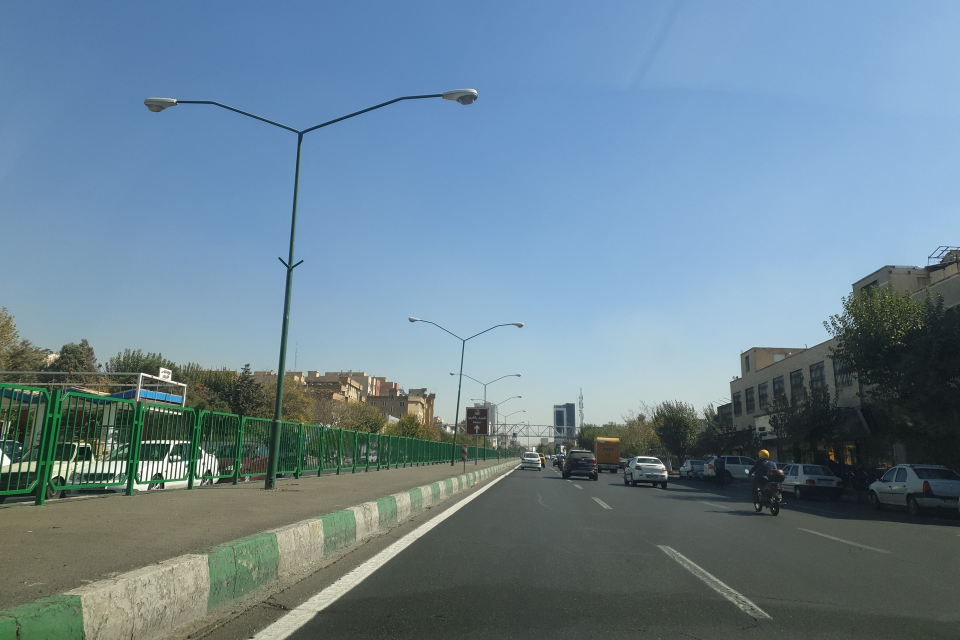
#> input picture img1.jpg, 1920 x 1280 px (shown at 1/2 size)
$ jupyter execute lane_detection_on_roads.ipynb
#> lines starting #> are read from the running program, lines starting #| are printed output that depends on the picture; after the words box and inside, x2 and y2 are one past the last pixel; in counts of white or black regions, pixels touching at a corner belong together
## Part 1

[cell 1]
import cv2
import numpy as np
import matplotlib.pyplot as plt

1. Load and resize an image using OpenCV's `imread()` and `resize()` functions.
2. Blur the resized image using OpenCV's `GaussianBlur()` function.
3. Detect edges in the blurred image using OpenCV's `Canny()` function.
4. Define a polygonal mask to apply to the edges using NumPy's `array()` function to define the vertices of the polygon and OpenCV's `fillPoly()` function to create a binary mask.
5. Apply the mask to the edges using OpenCV's `bitwise_and()` function.
6. Create an overlay of the resized image to act as a background for the final output.
7. Draw the polygonal mask onto the overlay using OpenCV's `polylines()` function.
8. Display the original resized image, the original image with the mask applied, and the edges both with and without the mask using Matplotlib's `imshow()` function and `subplots()` function to create a grid of images.

[cell 2]
img = cv2.imread("img1.jpg")
#> img is the input picture: shape (1280, 1920, 3); mean B, G, R 147.3, 131.8, 107.3

height, width, _ = img.shape
aspect_ratio = height / width
height = int(width * aspect_ratio)
img_resized = cv2.resize(img, (width, height))
img_resized = cv2.cvtColor(img_resized, cv2.COLOR_BGR2RGB)

img_blur = cv2.GaussianBlur(img_resized, (7, 7), 0)
edges = cv2.Canny(img_blur, 120, 210)
#> edges: shape (1280, 1920); 0.87% white in thin lines or dots, all inside (x1, y1, x2, y2) = (0, 176, 1920, 1280)
vertices = np.array([[(0, height), (width/2, height/2 + height/8), (width, height)]], dtype=np.int32)
mask = np.zeros_like(edges)

cv2.fillPoly(mask, vertices, 255)
#> mask: shape (1280, 1920); 18.7% white; 1 white region, box (x1, y1, x2, y2) and area: (2, 800, 1919, 1280) 460799
masked_edges = cv2.bitwise_and(edges, mask)
#> masked_edges: shape (1280, 1920); 0.15% white in thin lines or dots, all inside (x1, y1, x2, y2) = (162, 804, 1542, 1280)
overlay = img_resized.copy()
cv2.polylines(overlay, vertices, True, (255, 0, 255), thickness=20)
#> overlay: shape (1280, 1920, 3); mean R, G, B 111.3, 129.2, 151.6

fig, axs = plt.subplots(2, 2, figsize=(12, 12))
axs[0, 0].imshow(img_resized)
axs[0, 0].set_title('Resized Image')
axs[0, 0].axis('off')

axs[0, 1].imshow(overlay)
axs[0, 1].set_title('Original Image (with mask)')
axs[0, 1].axis('off')

axs[1, 0].imshow(edges, cmap='gray')
axs[1, 0].set_title('Edges (without roads masked)')
axs[1, 0].axis('off')

axs[1, 1].imshow(masked_edges, cmap='gray')
axs[1, 1].set_title('Edges (with roads masked)')
axs[1, 1].axis('off')

plt.tight_layout()
plt.show()

## Part 2

1. Apply the Canny edge detection algorithm to the blurred image with the previously defined mask applied.
2. Detect lines in the resulting edge image using the Hough transform with OpenCV's `HoughLinesP()` function. The function parameters control the sensitivity of the algorithm and the minimum length and maximum gap between line segments to be considered part of the same line.
3. Create a new image of the same size as the original image with all pixels set to zero using NumPy's `zeros_like()` function.
4. Draw the detected lines onto the new image using OpenCV's `line()` function.
5. Combine the original resized image with the line image using OpenCV's `addWeighted()` function, which applies a weighted sum of the two images. This creates a final image with the lines overlaid on the original image with some transparency.
6. Display the final image using Matplotlib's `imshow()` function.

[cell 3]
# lines = cv2.HoughLinesP(masked_edges, rho=1, theta=np.pi/180, threshold=40, minLineLength=50, maxLineGap=10)
# lines = cv2.HoughLinesP(masked_edges, rho=1, theta=np.pi/180, threshold=75, minLineLength=90, maxLineGap=40)
lines = cv2.HoughLinesP(masked_edges, rho=1, theta=np.pi/180, threshold=75, minLineLength=150, maxLineGap=45)
#> lines = [[568, 1279, 881, 1043], [566, 1278, 836, 1075], [765, 1100, 1076, 906], [1339, 1093, 1505, 1205], [497, 1277, 762, 1104], [786, 1086, 1075, 905], [830, 1080, 1079, 905], [1338, 1093, 1513, 1211], [911, 1022, 1078, 905], [501, 1277, 722, 1128], [502, 1277, 755, 1107]]
line_img = np.zeros_like(img_resized)
for line in lines:
    x1, y1, x2, y2 = line[0]
    cv2.line(line_img, (x1, y1), (x2, y2), (255, 0, 0), 2)
#> this loop made 11 passes

final_img = cv2.addWeighted(img_resized, 0.8, line_img, 1, 0)

fig, ax = plt.subplots(figsize=(12, 8))
ax.imshow(final_img, cmap='gray')
plt.show()

## Part 3

1. Separate the Hough lines into left and right groups based on their slope. Lines with negative slopes are assigned to the left group, and lines with positive slopes are assigned to the right group.
2. Calculate the weighted average slope and intercept for each lane by taking into account the length of each line.
3. Define the y coordinates for the bottom and top of the lane lines based on the height of the image.
4. Calculate the x coordinates for the bottom and top of each lane line using the weighted average slope and intercept, as well as the y coordinates defined in step 3.
5. Draw the left and right lane lines on a new image using OpenCV's `line()` function. If no lines are present for a given lane, no line will be drawn.
6. Combine the original resized image with the lane line image using OpenCV's `addWeighted()` function, which applies a weighted sum of the two images. This creates a final image with the lane lines overlaid on the original image with some transparency.
7. Display the final image using Matplotlib's `imshow()` function.

[cell 4]
# separate the hough lines into left and right groups based on their slope
left_lines = []
right_lines = []
for line in lines:
    x1, y1, x2, y2 = line[0]
    slope = (y2 - y1) / (x2 - x1)
    if slope < 0:
        left_lines.append((x1, y1, x2, y2))
    else:
        right_lines.append((x1, y1, x2, y2))
#> this loop made 11 passes
#> (x1, y1, x2, y2, slope) on passes 1 to 8: (568, 1279, 881, 1043, -0.754), (566, 1278, 836, 1075, -0.752), (765, 1100, 1076, 906, -0.624), (1339, 1093, 1505, 1205, 0.675), (497, 1277, 762, 1104, -0.653), (786, 1086, 1075, 905, -0.626), (830, 1080, 1079, 905, -0.703), (1338, 1093, 1513, 1211, 0.674)
#> after the loop, left_lines = [(568, 1279, 881, 1043), (566, 1278, 836, 1075), (765, 1100, 1076, 906), (497, 1277, 762, 1104), (786, 1086, 1075, 905), (830, 1080, 1079, 905), (911, 1022, 1078, 905), (501, 1277, 722, 1128), (502, 1277, 755, 1107)]; right_lines = [(1339, 1093, 1505, 1205), (1338, 1093, 1513, 1211)]

# calculate the weighted average slope and intercept for each lane
left_slope, left_intercept, left_weight = 0, 0, 0
for line in left_lines:
    x1, y1, x2, y2 = line
    length = np.sqrt((x2 - x1)**2 + (y2 - y1)**2)
    left_slope += slope * length
    left_intercept += (y1 - slope * x1) * length
    left_weight += length
#> this loop made 9 passes
#> (x1, y1, x2, y2, length, left_slope, left_intercept, left_weight) on passes 1 to 8: (568, 1279, 881, 1043, 392, -263.4, 650980.9, 392), (566, 1278, 836, 1075, 337.8, -490.4, 1211160.5, 729.8), (765, 1100, 1076, 906, 366.5, -736.7, 1802779.6, 1096.3), (497, 1277, 762, 1104, 316.5, -949.3, 2312599.6, 1412.8), (786, 1086, 1075, 905, 341, -1178.5, 2863024.5, 1753.8), (830, 1080, 1079, 905, 304.3, -1383, 3361452.9, 2058.2), (911, 1022, 1078, 905, 203.9, -1520, 3694664.1, 2262.1), (501, 1277, 722, 1128, 266.5, -1699.1, 4124759, 2528.6)
#> after the loop, left_intercept = 4616817.2; left_slope = -1903.9; left_weight = 2833.4
if left_weight > 0:
    left_slope /= left_weight
#> left_slope = -0.672
    left_intercept /= left_weight
#> left_intercept = 1629.4

right_slope, right_intercept, right_weight = 0, 0, 0
for line in right_lines:
    x1, y1, x2, y2 = line
    length = np.sqrt((x2 - x1)**2 + (y2 - y1)**2)
    slope = (y2 - y1) / (x2 - x1)
    right_slope += slope * length
    right_intercept += (y1 - slope * x1) * length
    right_weight += length
#> this loop made 2 passes
#> (x1, y1, x2, y2, length, slope, right_slope, right_intercept) on passes 1 to 2: (1339, 1093, 1505, 1205, 200.2, 0.675, 135.1, 37963), (1338, 1093, 1513, 1211, 211.1, 0.674, 277.4, 78235.7)
#> after the loop, right_intercept = 78235.7; right_slope = 277.4; right_weight = 411.3
if right_weight > 0:
    right_slope /= right_weight
#> right_slope = 0.674
    right_intercept /= right_weight
#> right_intercept = 190.2

# define the y coordinates for the bottom and top of the lane lines
y_bottom = img_resized.shape[0]
y_top = int(y_bottom * 0.7)

# calculate the x coordinates for the bottom and top of the lane lines
if left_weight > 0:
    x_left_bottom = int((y_bottom - left_intercept) / left_slope)
#> x_left_bottom = 520
    x_left_top = int((y_top - left_intercept) / left_slope)
#> x_left_top = 1091
else:
    x_left_bottom, x_left_top = 0, 0
if right_weight > 0:
    x_right_bottom = int((y_bottom - right_intercept) / right_slope)
#> x_right_bottom = 1615
    x_right_top = int((y_top - right_intercept) / right_slope)
#> x_right_top = 1046
else:
    x_right_bottom, x_right_top = 0, 0

# draw the lane lines on the original image
line_img = np.zeros_like(img_resized)
if left_weight > 0:
    cv2.line(line_img, (x_left_bottom, y_bottom), (x_left_top, y_top), (0, 255, 0), 10)
if right_weight > 0:
    cv2.line(line_img, (x_right_bottom, y_bottom), (x_right_top, y_top), (0, 255, 0), 10)
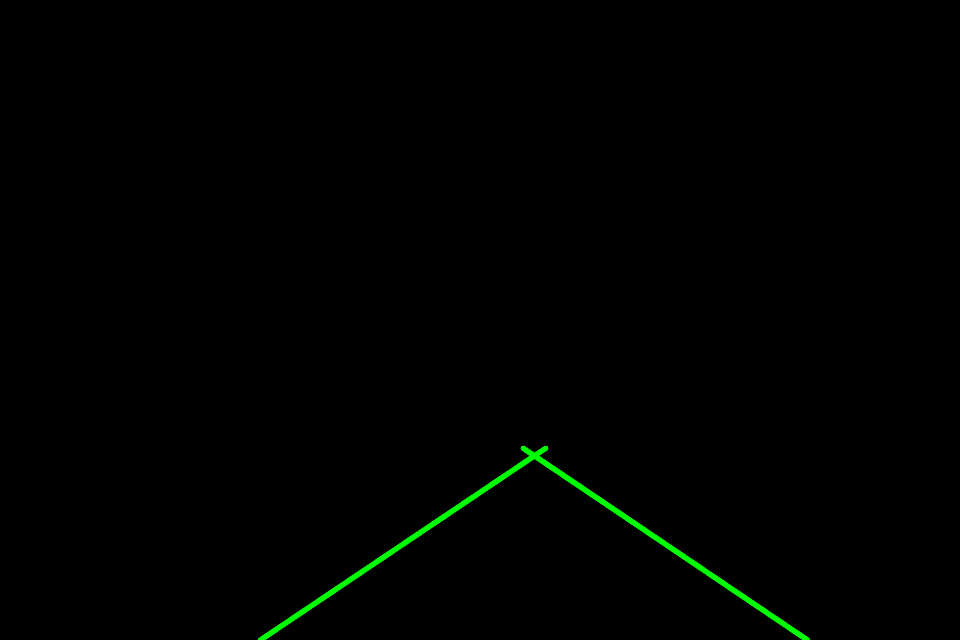
#> line_img: shape (1280, 1920, 3) (shown at 1/2 size); mean of channels 0, 1, 2 0, 1.6, 0; drawn as B, G, R
final_imgg = cv2.addWeighted(img_resized, 0.8, line_img, 1, 0)

fig, ax = plt.subplots(figsize=(12, 8))
ax.imshow(final_imgg, cmap='gray')
plt.show()

# Part 4

1. Define several functions for processing the input video frames, including edge detection using the Canny algorithm, region of interest cropping, Hough line detection, and averaging of the detected lines to produce a single left and right lane line.
2. Define a function to apply a Contrast Limited Adaptive Histogram Equalization (CLAHE) filter to the input image to enhance visibility in hazy conditions.
3. Open the input video file and extract its properties, such as width, height, frame count, and frames per second.
4. Define the output video file using the same width, height, and fps as the input video.
5. Loop through each frame in the input video and apply the processing steps defined in steps 1 and 2 to detect and draw the lane lines on the frame.
6. Write the processed frame to the output video file.
7. Exit the loop when all frames have been processed or the user presses the 'q' key.
8. Release the input and output video files and destroy any remaining windows.

[cell 5]
def canny(image):
    gray = cv2.cvtColor(image, cv2.COLOR_RGB2GRAY)
    blur = cv2.GaussianBlur(gray, (5, 5), 0)
    canny = cv2.Canny(blur, 50, 80)

    return canny

def region_of_interest(image):
    height = image.shape[0]
    width = image.shape[1]
    vertices = np.array([[(0, height), (width/2, height/2), (width, height)]], dtype=np.int32)
    mask = np.zeros_like(image)
    cv2.fillPoly(mask, vertices, 255)
    masked_image = cv2.bitwise_and(image, mask)
    return masked_image

def display_lines(image, lines):
    line_image = np.zeros_like(image)
    if lines is not None:
        for line in lines:
            if line is not None:
                x1, y1, x2, y2 = line.reshape(4)
                cv2.line(line_image, (x1, y1), (x2, y2), (255, 0, 0), 15)
    return line_image

def make_coordinates(image, line_parameters):
    slope, intercept = line_parameters
    y1 = image.shape[0]
    y2 = int(y1 * (3/5))
    x1 = int((y1 - intercept) / slope)
    x2 = int((y2 - intercept) / slope)
    return np.array([x1, y1, x2, y2])

def average_slope_intercept(image, lines):
    left_fit = []
    right_fit = []
    for line in lines:
        x1, y1, x2, y2 = line.reshape(4)
        parameters = np.polyfit((x1, x2), (y1, y2), 1)
        slope = parameters[0]
        intercept = parameters[1]
        if slope < 0:
            left_fit.append((slope, intercept))
        else:
            right_fit.append((slope, intercept))
    left_fit_average = np.average(left_fit, axis=0) if len(left_fit) > 0 else None
    right_fit_average = np.average(right_fit, axis=0) if len(right_fit) > 0 else None

    left_line = make_coordinates(image, left_fit_average) if left_fit_average is not None else None
    right_line = make_coordinates(image, right_fit_average) if right_fit_average is not None else None
    return np.array([left_line, right_line])

def apply_clahe(image):
    clahe = cv2.createCLAHE(clipLimit=2.0, tileGridSize=(8,8))
    lab = cv2.cvtColor(image, cv2.COLOR_BGR2LAB)
    lab_planes = cv2.split(lab)
    lab_planes = list(lab_planes)
    lab_planes[0] = clahe.apply(lab_planes[0])
    lab_planes = tuple(lab_planes)
    lab = cv2.merge(lab_planes)
    return cv2.cvtColor(lab, cv2.COLOR_LAB2BGR)

[cell 6]
# video_name = 'vid1.mp4'
video_name = 'vid2.mp4'

cap = cv2.VideoCapture(video_name)

fps = cap.get(cv2.CAP_PROP_FPS)
#> fps = 30
width = int(cap.get(cv2.CAP_PROP_FRAME_WIDTH))
#> width = 1280
height = int(cap.get(cv2.CAP_PROP_FRAME_HEIGHT))
#> height = 720
frame_count = int(cap.get(cv2.CAP_PROP_FRAME_COUNT))
#> frame_count = 319

# Define output video file
out = cv2.VideoWriter('output_vid_2.mp4', cv2.VideoWriter_fourcc(*'mp4v'), fps, (width, height))
print(f'{frame_count = }')
#| frame_count = 319

while(cap.isOpened()):
    # Read a frame
    ret, frame = cap.read()
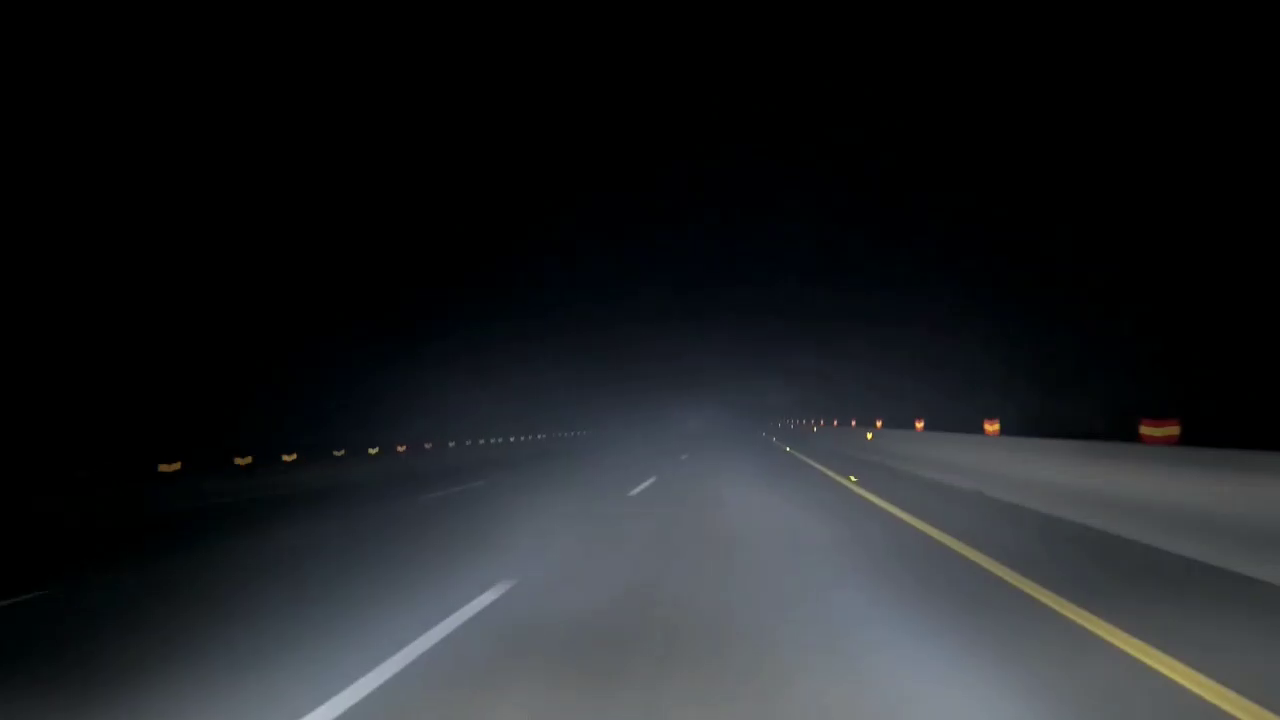
#> input picture frame 31 of vid2.mp4, 1280 x 720 px
#> frame is the input picture: shape (720, 1280, 3); mean B, G, R 34.8, 32.1, 29.7
    if not ret:
        break

    if video_name == 'vid2.mp4':
        # apply CLAHE filter for haze conditions
        frame = apply_clahe(frame)
#> in apply_clahe, `lab_planes = list(lab_planes)`: lab_planes = 3 items

    # Detect lanes
    canny_image = canny(frame)
    cropped_image = region_of_interest(canny_image)
#> in region_of_interest, `masked_image = cv2.bitwise_and(image, mask)`:
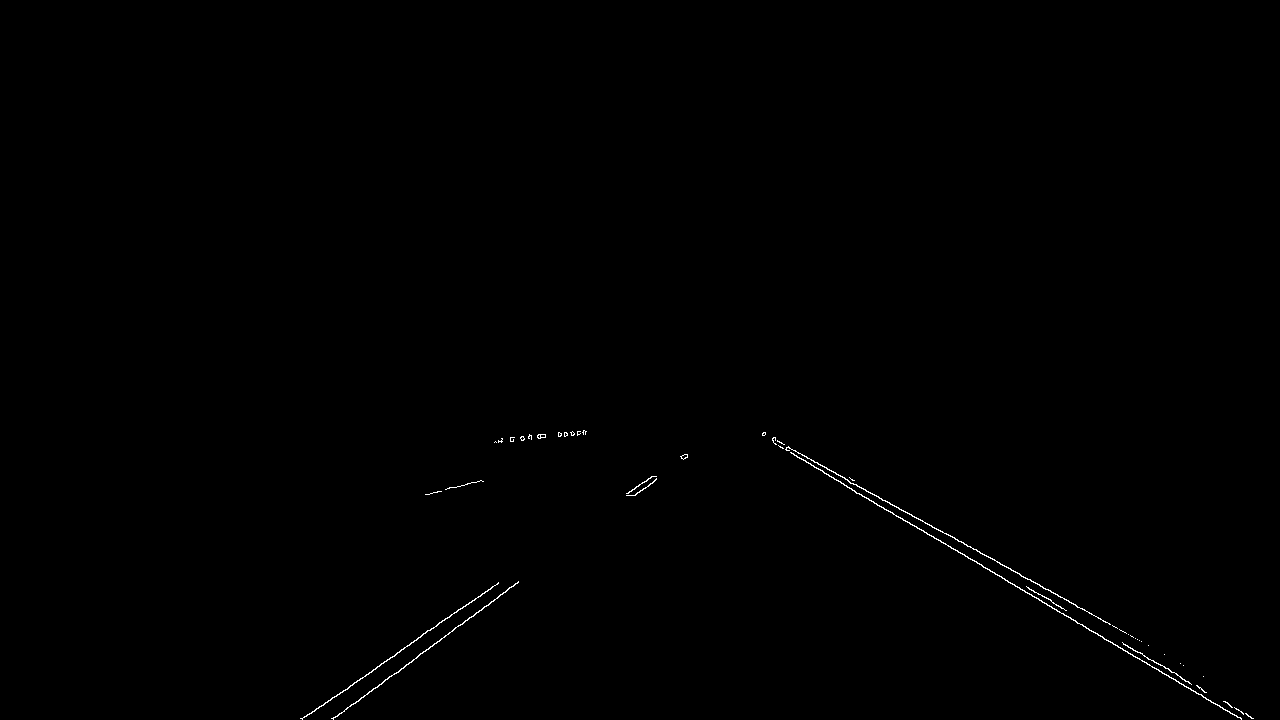
#> masked_image: shape (720, 1280); 0.27% white in thin lines or dots, all inside (x1, y1, x2, y2) = (300, 430, 1254, 720)

    if video_name == 'vid2.mp4':
        # vid 2 with CLAHE / votes = 70-60
        lines = cv2.HoughLinesP(cropped_image, 2, np.pi/180, 65, np.array([]), minLineLength=30, maxLineGap=45)
#> lines = 16 rows, first 6: [763, 433, 1105, 622], [762, 435, 934, 538], [302, 719, 498, 582], [964, 554, 1230, 713], [385, 679, 518, 582], [1123, 644, 1252, 718]
    else:
        # vid 1 / votes = 100-120 best = 110
        lines = cv2.HoughLinesP(cropped_image, 2, np.pi/180, 110, np.array([]), minLineLength=30, maxLineGap=45)

    if lines is not None:
        averaged_lines = average_slope_intercept(frame, lines)
#> the loop in average_slope_intercept, `for line in lines:` made 16 passes
#> (x1, y1, x2, y2, slope, intercept) on passes 1 to 8: (763, 433, 1105, 622, 0.553, 11.34), (762, 435, 934, 538, 0.599, -21.31), (302, 719, 498, 582, -0.699, 930.1), (964, 554, 1230, 713, 0.598, -22.23), (385, 679, 518, 582, -0.729, 959.8), (1123, 644, 1252, 718, 0.574, -0.202), (1010, 568, 1091, 614, 0.568, -5.58), (373, 688, 439, 641, -0.712, 953.6)
#> after the loop in average_slope_intercept, `for line in lines:`: left_fit = [(-0.699, 930.1), (-0.729, 959.8), (-0.712, 953.6), (-0.755, 970.3), (-0.698, 930.7), (-0.756, 973)]; right_fit = [(0.553, 11.34), (0.599, -21.31), (0.598, -22.23), (0.574, -0.202), (0.568, -5.58), (0.571, 3.71), (0.568, 4.97), (0.581, -3.2), (0.567, -3.6), (0.553, 11.66)]
#> in average_slope_intercept, `left_fit_average = np.average(left_fit, axis=0) if len(left_fit) > 0 e..`: left_fit_average = [-0.725, 952.9]
#> in average_slope_intercept, `right_fit_average = np.average(right_fit, axis=0) if len(right_fit) > ..`: right_fit_average = [0.573, -2.44]
#> in make_coordinates, `slope, intercept = line_parameters`: slope = -0.725; intercept = 952.9
#> in make_coordinates, `x1 = int((y1 - intercept) / slope)`: x1 = 321
#> in make_coordinates, `x2 = int((y2 - intercept) / slope)`: x2 = 718
#> in average_slope_intercept, `left_line = make_coordinates(image, left_fit_average) if left_fit_aver..`: left_line = [321, 720, 718, 432]
#> in average_slope_intercept, `right_line = make_coordinates(image, right_fit_average) if right_fit_a..`: right_line = [1260, 720, 758, 432]
#> averaged_lines = [[321, 720, 718, 432], [1260, 720, 758, 432]]
        line_image = display_lines(frame, averaged_lines)
#> the loop in display_lines, `for line in lines:` made 2 passes
        combo_image = cv2.addWeighted(frame, 0.7, line_image, 1, 1)
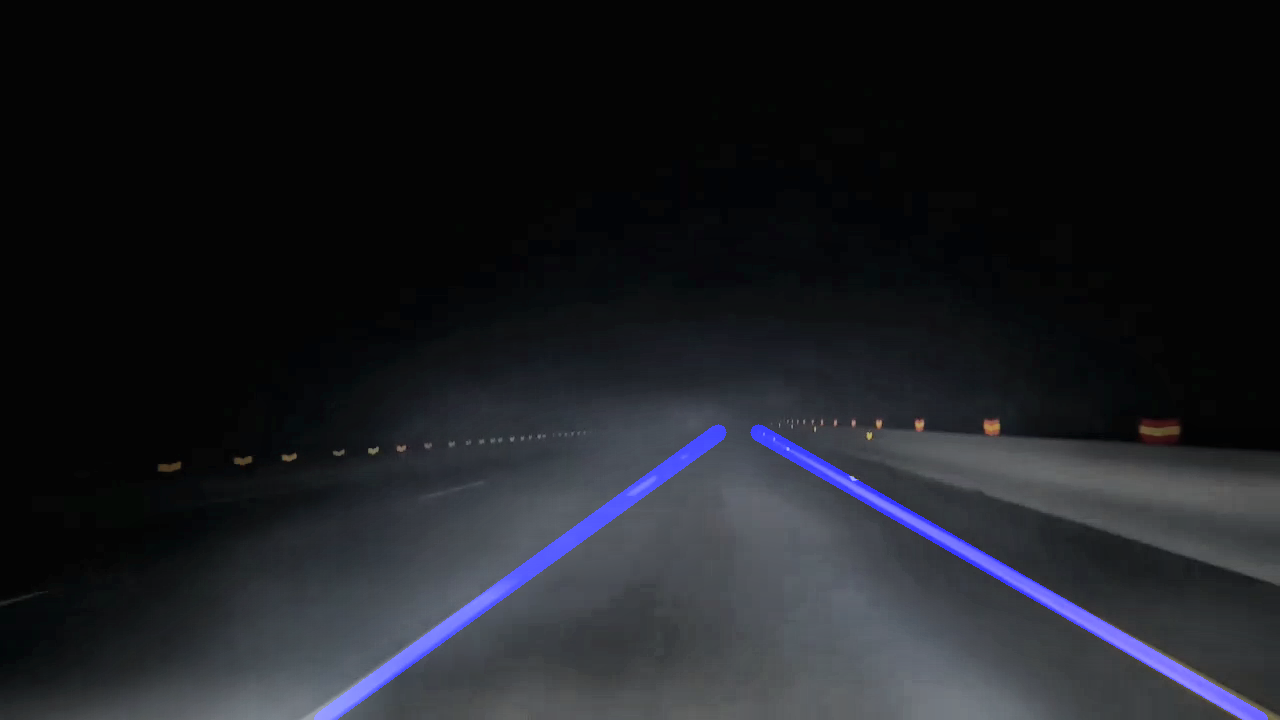
#> combo_image: shape (720, 1280, 3); mean B, G, R 35.5, 30.5, 28.7
    else:
        combo_image = frame

    out.write(combo_image)

    if cv2.waitKey(1) == ord('q'):
#> (key q is pressed here)
        break

cap.release()
out.release()
cv2.destroyAllWindows()
